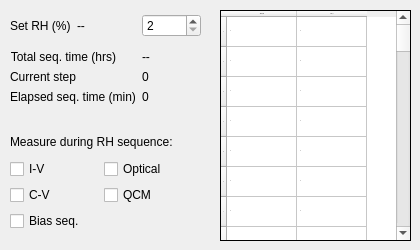
     <widget class="QWidget" name="rh_gen_tab">
      <attribute name="title">
       <string>RH generator</string>
      </attribute>
      <widget class="QWidget" name="verticalLayoutWidget">
       <property name="geometry">
        <rect>
         <x>10</x>
         <y>130</y>
         <width>181</width>
         <height>101</height>
        </rect>
       </property>
       <layout class="QVBoxLayout" name="verticalLayout">
        <item>
         <widget class="QLabel" name="measure_during_seq_label">
          <property name="text">
           <string>Measure during RH sequence:</string>
          </property>
         </widget>
        </item>
        <item>
         <layout class="QGridLayout" name="gridLayout">
          <item row="0" column="0">
           <widget class="QCheckBox" name="iv_rh_seq">
            <property name="text">
             <string>I-V</string>
            </property>
           </widget>
          </item>
          <item row="1" column="0">
           <widget class="QCheckBox" name="cv_rh_seq">
            <property name="text">
             <string>C-V</string>
            </property>
           </widget>
          </item>
          <item row="0" column="1">
           <widget class="QCheckBox" name="optical_rh_seq">
            <property name="text">
             <string>Optical</string>
            </property>
           </widget>
          </item>
          <item row="3" column="0">
           <widget class="QCheckBox" name="bs_rh_seq">
            <property name="text">
             <string>Bias seq.</string>
            </property>
           </widget>
          </item>
          <item row="1" column="1">
           <widget class="QCheckBox" name="qcm_rh_seq">
            <property name="text">
             <string>QCM</string>
            </property>
           </widget>
          </item>
         </layout>
        </item>
       </layout>
      </widget>
      <widget class="QWidget" name="gridLayoutWidget_7">
       <property name="geometry">
        <rect>
         <x>10</x>
         <y>10</y>
         <width>191</width>
         <height>31</height>
        </rect>
       </property>
       <layout class="QGridLayout" name="gridLayout_2">
        <item row="0" column="0">
         <widget class="QLabel" name="set_rh_label">
          <property name="text">
           <string>Set RH (%)</string>
          </property>
         </widget>
        </item>
        <item row="0" column="1">
         <widget class="QLabel" name="rh_display">
          <property name="text">
           <string>--    </string>
          </property>
         </widget>
        </item>
        <item row="0" column="2">
         <widget class="QSpinBox" name="set_rh">
          <property name="minimum">
           <number>2</number>
          </property>
          <property name="singleStep">
           <number>1</number>
          </property>
          <property name="value">
           <number>2</number>
          </property>
         </widget>
        </item>
       </layout>
      </widget>
      <widget class="QWidget" name="formLayoutWidget_3">
       <property name="geometry">
        <rect>
         <x>10</x>
         <y>50</y>
         <width>201</width>
         <height>71</height>
        </rect>
       </property>
       <layout class="QFormLayout" name="seq_indicator_grid">
        <item row="0" column="0">
         <widget class="QLabel" name="tot_seq_time_label">
          <property name="text">
           <string>Total seq. time (hrs)</string>
          </property>
          <property name="alignment">
           <set>Qt::AlignRight|Qt::AlignTrailing|Qt::AlignVCenter</set>
          </property>
         </widget>
        </item>
        <item row="0" column="1">
         <widget class="QLabel" name="tot_rh_seq_time">
          <property name="text">
           <string>--</string>
          </property>
         </widget>
        </item>
        <item row="1" column="0">
         <widget class="QLabel" name="current_step_label">
          <property name="text">
           <string>Current step</string>
          </property>
          <property name="alignment">
           <set>Qt::AlignRight|Qt::AlignTrailing|Qt::AlignVCenter</set>
          </property>
         </widget>
        </item>
        <item row="1" column="1">
         <widget class="QLabel" name="rh_seq_step">
          <property name="text">
           <string>0</string>
          </property>
         </widget>
        </item>
        <item row="2" column="0">
         <widget class="QLabel" name="elapsed_seq_time_label">
          <property name="text">
           <string>Elapsed seq. time (min)</string>
          </property>
         </widget>
        </item>
        <item row="2" column="1">
         <widget class="QLabel" name="elapsed_rh_seq_time">
          <property name="text">
           <string>0</string>
          </property>
         </widget>
        </item>
       </layout>
      </widget>
      <widget class="QTableWidget" name="rh_table">
       <property name="geometry">
        <rect>
         <x>220</x>
         <y>10</y>
         <width>191</width>
         <height>231</height>
        </rect>
       </property>
       <property name="font">
        <font>
         <pointsize>-1</pointsize>
        </font>
       </property>
       <property name="frameShape">
        <enum>QFrame::Box</enum>
       </property>
       <property name="frameShadow">
        <enum>QFrame::Plain</enum>
       </property>
       <property name="alternatingRowColors">
        <bool>false</bool>
       </property>
       <property name="selectionMode">
        <enum>QAbstractItemView::ExtendedSelection</enum>
       </property>
       <property name="showGrid">
        <bool>true</bool>
       </property>
       <property name="gridStyle">
        <enum>Qt::SolidLine</enum>
       </property>
       <property name="wordWrap">
        <bool>false</bool>
       </property>
       <property name="cornerButtonEnabled">
        <bool>false</bool>
       </property>
       <attribute name="horizontalHeaderCascadingSectionResizes">
        <bool>false</bool>
       </attribute>
       <attribute name="horizontalHeaderDefaultSectionSize">
        <number>70</number>
       </attribute>
       <attribute name="verticalHeaderCascadingSectionResizes">
        <bool>false</bool>
       </attribute>
       <attribute name="verticalHeaderDefaultSectionSize">
        <number>20</number>
       </attribute>
       <attribute name="verticalHeaderMinimumSectionSize">
        <number>30</number>
       </attribute>
       <attribute name="verticalHeaderShowSortIndicator" stdset="0">
        <bool>false</bool>
       </attribute>
       <row>
        <property name="text">
         <string>1</string>
        </property>
       </row>
       <row>
        <property name="text">
         <string>2</string>
        </property>
       </row>
       <row>
        <property name="text">
         <string>3</string>
        </property>
       </row>
       <row>
        <property name="text">
         <string>4</string>
        </property>
       </row>
       <row>
        <property name="text">
         <string>5</string>
        </property>
       </row>
       <row>
        <property name="text">
         <string>6</string>
        </property>
       </row>
       <row>
        <property name="text">
         <string>7</string>
        </property>
       </row>
       <row>
        <property name="text">
         <string>8</string>
        </property>
       </row>
       <row>
        <property name="text">
         <string>9</string>
        </property>
       </row>
       <row>
        <property name="text">
         <string>10</string>
        </property>
       </row>
       <row>
        <property name="text">
         <string>11</string>
        </property>
       </row>
       <row>
        <property name="text">
         <string>12</string>
        </property>
       </row>
       <row>
        <property name="text">
         <string>13</string>
        </property>
       </row>
       <row>
        <property name="text">
         <string>14</string>
        </property>
       </row>
       <row>
        <property name="text">
         <string>15</string>
        </property>
       </row>
       <row>
        <property name="text">
         <string>16</string>
        </property>
       </row>
       <row>
        <property name="text">
         <string>17</string>
        </property>
       </row>
       <row>
        <property name="text">
         <string>18</string>
        </property>
       </row>
       <row>
        <property name="text">
         <string>19</string>
        </property>
       </row>
       <row>
        <property name="text">
         <string>20</string>
        </property>
       </row>
       <row>
        <property name="text">
         <string>21</string>
        </property>
       </row>
       <row>
        <property name="text">
         <string>22</string>
        </property>
       </row>
       <row>
        <property name="text">
         <string>23</string>
        </property>
       </row>
       <row>
        <property name="text">
         <string>24</string>
        </property>
       </row>
       <row>
        <property name="text">
         <string>25</string>
        </property>
       </row>
       <row>
        <property name="text">
         <string>26</string>
        </property>
       </row>
       <row>
        <property name="text">
         <string>27</string>
        </property>
       </row>
       <row>
        <property name="text">
         <string>28</string>
        </property>
       </row>
       <row>
        <property name="text">
         <string>29</string>
        </property>
       </row>
       <row>
        <property name="text">
         <string>30</string>
        </property>
       </row>
       <row>
        <property name="text">
         <string>31</string>
        </property>
       </row>
       <row>
        <property name="text">
         <string>32</string>
        </property>
       </row>
       <row>
        <property name="text">
         <string>33</string>
        </property>
       </row>
       <row>
        <property name="text">
         <string>34</string>
        </property>
       </row>
       <row>
        <property name="text">
         <string>35</string>
        </property>
       </row>
       <row>
        <property name="text">
         <string>36</string>
        </property>
       </row>
       <row>
        <property name="text">
         <string>37</string>
        </property>
       </row>
       <row>
        <property name="text">
         <string>38</string>
        </property>
       </row>
       <row>
        <property name="text">
         <string>39</string>
        </property>
       </row>
       <row>
        <property name="text">
         <string>40</string>
        </property>
       </row>
       <row>
        <property name="text">
         <string>41</string>
        </property>
       </row>
       <row>
        <property name="text">
         <string>42</string>
        </property>
       </row>
       <row>
        <property name="text">
         <string>43</string>
        </property>
       </row>
       <row>
        <property name="text">
         <string>44</string>
        </property>
       </row>
       <row>
        <property name="text">
         <string>45</string>
        </property>
       </row>
       <row>
        <property name="text">
         <string>46</string>
        </property>
       </row>
       <row>
        <property name="text">
         <string>47</string>
        </property>
       </row>
       <row>
        <property name="text">
         <string>48</string>
        </property>
       </row>
       <row>
        <property name="text">
         <string>49</string>
        </property>
       </row>
       <row>
        <property name="text">
         <string>50</string>
        </property>
       </row>
       <row>
        <property name="text">
         <string>51</string>
        </property>
       </row>
       <row>
        <property name="text">
         <string>52</string>
        </property>
       </row>
       <row>
        <property name="text">
         <string>53</string>
        </property>
       </row>
       <row>
        <property name="text">
         <string>54</string>
        </property>
       </row>
       <row>
        <property name="text">
         <string>55</string>
        </property>
       </row>
       <row>
        <property name="text">
         <string>56</string>
        </property>
       </row>
       <row>
        <property name="text">
         <string>57</string>
        </property>
       </row>
       <row>
        <property name="text">
         <string>58</string>
        </property>
       </row>
       <row>
        <property name="text">
         <string>59</string>
        </property>
       </row>
       <row>
        <property name="text">
         <string>60</string>
        </property>
       </row>
       <column>
        <property name="text">
         <string>Time, min</string>
        </property>
       </column>
       <column>
        <property name="text">
         <string>RH, %</string>
        </property>
       </column>
       <item row="0" column="0">
        <property name="text">
         <string>.1</string>
        </property>
       </item>
       <item row="0" column="1">
        <property name="text">
         <string>2</string>
        </property>
       </item>
       <item row="1" column="0">
        <property name="text">
         <string>.1</string>
        </property>
       </item>
       <item row="1" column="1">
        <property name="text">
         <string>3</string>
        </property>
       </item>
       <item row="2" column="0">
        <property name="text">
         <string>.1</string>
        </property>
       </item>
       <item row="2" column="1">
        <property name="text">
         <string>4</string>
        </property>
       </item>
       <item row="3" column="0">
        <property name="text">
         <string>.1</string>
        </property>
       </item>
       <item row="3" column="1">
        <property name="text">
         <string>2</string>
        </property>
       </item>
       <item row="4" column="0">
        <property name="text">
         <string>0</string>
        </property>
       </item>
       <item row="4" column="1">
        <property name="text">
         <string>0</string>
        </property>
       </item>
       <item row="5" column="0">
        <property name="text">
         <string>0</string>
        </property>
       </item>
       <item row="5" column="1">
        <property name="text">
         <string>0</string>
        </property>
       </item>
       <item row="6" column="0">
        <property name="text">
         <string>0</string>
        </property>
       </item>
       <item row="6" column="1">
        <property name="text">
         <string>0</string>
        </property>
       </item>
       <item row="7" column="0">
        <property name="text">
         <string>0</string>
        </property>
       </item>
       <item row="7" column="1">
        <property name="text">
         <string>0</string>
        </property>
       </item>
       <item row="8" column="0">
        <property name="text">
         <string>0</string>
        </property>
       </item>
       <item row="8" column="1">
        <property name="text">
         <string>0</string>
        </property>
       </item>
       <item row="9" column="0">
        <property name="text">
         <string>0</string>
        </property>
       </item>
       <item row="9" column="1">
        <property name="text">
         <string>0</string>
        </property>
       </item>
       <item row="10" column="0">
        <property name="text">
         <string>0</string>
        </property>
       </item>
       <item row="10" column="1">
        <property name="text">
         <string>0</string>
        </property>
       </item>
       <item row="11" column="0">
        <property name="text">
         <string>0</string>
        </property>
       </item>
       <item row="11" column="1">
        <property name="text">
         <string>0</string>
        </property>
       </item>
       <item row="12" column="0">
        <property name="text">
         <string>0</string>
        </property>
       </item>
       <item row="12" column="1">
        <property name="text">
         <string>0</string>
        </property>
       </item>
       <item row="13" column="0">
        <property name="text">
         <string>0</string>
        </property>
       </item>
       <item row="13" column="1">
        <property name="text">
         <string>0</string>
        </property>
       </item>
       <item row="14" column="0">
        <property name="text">
         <string>0</string>
        </property>
       </item>
       <item row="14" column="1">
        <property name="text">
         <string>0</string>
        </property>
       </item>
       <item row="15" column="0">
        <property name="text">
         <string>0</string>
        </property>
       </item>
       <item row="15" column="1">
        <property name="text">
         <string>0</string>
        </property>
       </item>
       <item row="16" column="0">
        <property name="text">
         <string>0</string>
        </property>
       </item>
       <item row="16" column="1">
        <property name="text">
         <string>0</string>
        </property>
       </item>
       <item row="17" column="0">
        <property name="text">
         <string>0</string>
        </property>
       </item>
       <item row="17" column="1">
        <property name="text">
         <string>0</string>
        </property>
       </item>
       <item row="18" column="0">
        <property name="text">
         <string>0</string>
        </property>
       </item>
       <item row="18" column="1">
        <property name="text">
         <string>0</string>
        </property>
       </item>
       <item row="19" column="0">
        <property name="text">
         <string>0</string>
        </property>
       </item>
       <item row="19" column="1">
        <property name="text">
         <string>0</string>
        </property>
       </item>
       <item row="20" column="0">
        <property name="text">
         <string>0</string>
        </property>
       </item>
       <item row="20" column="1">
        <property name="text">
         <string>0</string>
        </property>
       </item>
       <item row="21" column="0">
        <property name="text">
         <string>0</string>
        </property>
       </item>
       <item row="21" column="1">
        <property name="text">
         <string>0</string>
        </property>
       </item>
       <item row="22" column="0">
        <property name="text">
         <string>0</string>
        </property>
       </item>
       <item row="22" column="1">
        <property name="text">
         <string>0</string>
        </property>
       </item>
       <item row="23" column="0">
        <property name="text">
         <string>0</string>
        </property>
       </item>
       <item row="23" column="1">
        <property name="text">
         <string>0</string>
        </property>
       </item>
       <item row="24" column="0">
        <property name="text">
         <string>0</string>
        </property>
       </item>
       <item row="24" column="1">
        <property name="text">
         <string>0</string>
        </property>
       </item>
       <item row="25" column="0">
        <property name="text">
         <string>0</string>
        </property>
       </item>
       <item row="25" column="1">
        <property name="text">
         <string>0</string>
        </property>
       </item>
       <item row="26" column="0">
        <property name="text">
         <string>0</string>
        </property>
       </item>
       <item row="26" column="1">
        <property name="text">
         <string>0</string>
        </property>
       </item>
       <item row="27" column="0">
        <property name="text">
         <string>0</string>
        </property>
       </item>
       <item row="27" column="1">
        <property name="text">
         <string>0</string>
        </property>
       </item>
       <item row="28" column="0">
        <property name="text">
         <string>0</string>
        </property>
       </item>
       <item row="28" column="1">
        <property name="text">
         <string>0</string>
        </property>
       </item>
       <item row="29" column="0">
        <property name="text">
         <string>0</string>
        </property>
       </item>
       <item row="29" column="1">
        <property name="text">
         <string>0</string>
        </property>
       </item>
       <item row="30" column="0">
        <property name="text">
         <string>0</string>
        </property>
       </item>
       <item row="30" column="1">
        <property name="text">
         <string>0</string>
        </property>
       </item>
       <item row="31" column="0">
        <property name="text">
         <string>0</string>
        </property>
       </item>
       <item row="31" column="1">
        <property name="text">
         <string>0</string>
        </property>
       </item>
       <item row="32" column="0">
        <property name="text">
         <string>0</string>
        </property>
       </item>
       <item row="32" column="1">
        <property name="text">
         <string>0</string>
        </property>
       </item>
       <item row="33" column="0">
        <property name="text">
         <string>0</string>
        </property>
       </item>
       <item row="33" column="1">
        <property name="text">
         <string>0</string>
        </property>
       </item>
       <item row="34" column="0">
        <property name="text">
         <string>0</string>
        </property>
       </item>
       <item row="34" column="1">
        <property name="text">
         <string>0</string>
        </property>
       </item>
       <item row="35" column="0">
        <property name="text">
         <string>0</string>
        </property>
       </item>
       <item row="35" column="1">
        <property name="text">
         <string>0</string>
        </property>
       </item>
       <item row="36" column="0">
        <property name="text">
         <string>0</string>
        </property>
       </item>
       <item row="36" column="1">
        <property name="text">
         <string>0</string>
        </property>
       </item>
       <item row="37" column="0">
        <property name="text">
         <string>0</string>
        </property>
       </item>
       <item row="37" column="1">
        <property name="text">
         <string>0</string>
        </property>
       </item>
       <item row="38" column="0">
        <property name="text">
         <string>0</string>
        </property>
       </item>
       <item row="38" column="1">
        <property name="text">
         <string>0</string>
        </property>
       </item>
       <item row="39" column="0">
        <property name="text">
         <string>0</string>
        </property>
       </item>
       <item row="39" column="1">
        <property name="text">
         <string>0</string>
        </property>
       </item>
       <item row="40" column="0">
        <property name="text">
         <string>0</string>
        </property>
       </item>
       <item row="40" column="1">
        <property name="text">
         <string>0</string>
        </property>
       </item>
       <item row="41" column="0">
        <property name="text">
         <string>0</string>
        </property>
       </item>
       <item row="41" column="1">
        <property name="text">
         <string>0</string>
        </property>
       </item>
       <item row="42" column="0">
        <property name="text">
         <string>0</string>
        </property>
       </item>
       <item row="42" column="1">
        <property name="text">
         <string>0</string>
        </property>
       </item>
       <item row="43" column="0">
        <property name="text">
         <string>0</string>
        </property>
       </item>
       <item row="43" column="1">
        <property name="text">
         <string>0</string>
        </property>
       </item>
       <item row="44" column="0">
        <property name="text">
         <string>0</string>
        </property>
       </item>
       <item row="44" column="1">
        <property name="text">
         <string>0</string>
        </property>
       </item>
       <item row="45" column="0">
        <property name="text">
         <string>0</string>
        </property>
       </item>
       <item row="45" column="1">
        <property name="text">
         <string>0</string>
        </property>
       </item>
       <item row="46" column="0">
        <property name="text">
         <string>0</string>
        </property>
       </item>
       <item row="46" column="1">
        <property name="text">
         <string>0</string>
        </property>
       </item>
       <item row="47" column="0">
        <property name="text">
         <string>0</string>
        </property>
       </item>
       <item row="47" column="1">
        <property name="text">
         <string>0</string>
        </property>
       </item>
       <item row="48" column="0">
        <property name="text">
         <string>0</string>
        </property>
       </item>
       <item row="48" column="1">
        <property name="text">
         <string>0</string>
        </property>
       </item>
       <item row="49" column="0">
        <property name="text">
         <string>0</string>
        </property>
       </item>
       <item row="49" column="1">
        <property name="text">
         <string>0</string>
        </property>
       </item>
       <item row="50" column="0">
        <property name="text">
         <string>0</string>
        </property>
       </item>
       <item row="50" column="1">
        <property name="text">
         <string>0</string>
        </property>
       </item>
       <item row="51" column="0">
        <property name="text">
         <string>0</string>
        </property>
       </item>
       <item row="51" column="1">
        <property name="text">
         <string>0</string>
        </property>
       </item>
       <item row="52" column="0">
        <property name="text">
         <string>0</string>
        </property>
       </item>
       <item row="52" column="1">
        <property name="text">
         <string>0</string>
        </property>
       </item>
       <item row="53" column="0">
        <property name="text">
         <string>0</string>
        </property>
       </item>
       <item row="53" column="1">
        <property name="text">
         <string>0</string>
        </property>
       </item>
       <item row="54" column="0">
        <property name="text">
         <string>0</string>
        </property>
       </item>
       <item row="54" column="1">
        <property name="text">
         <string>0</string>
        </property>
       </item>
       <item row="55" column="0">
        <property name="text">
         <string>0</string>
        </property>
       </item>
       <item row="55" column="1">
        <property name="text">
         <string>0</string>
        </property>
       </item>
       <item row="56" column="0">
        <property name="text">
         <string>0</string>
        </property>
       </item>
       <item row="56" column="1">
        <property name="text">
         <string>0</string>
        </property>
       </item>
       <item row="57" column="0">
        <property name="text">
         <string>0</string>
        </property>
       </item>
       <item row="57" column="1">
        <property name="text">
         <string>0</string>
        </property>
       </item>
       <item row="58" column="0">
        <property name="text">
         <string>0</string>
        </property>
       </item>
       <item row="58" column="1">
        <property name="text">
         <string>0</string>
        </property>
       </item>
       <item row="59" column="0">
        <property name="text">
         <string>0</string>
        </property>
       </item>
       <item row="59" column="1">
        <property name="text">
         <string>0</string>
        </property>
       </item>
      </widget>
     </widget>
